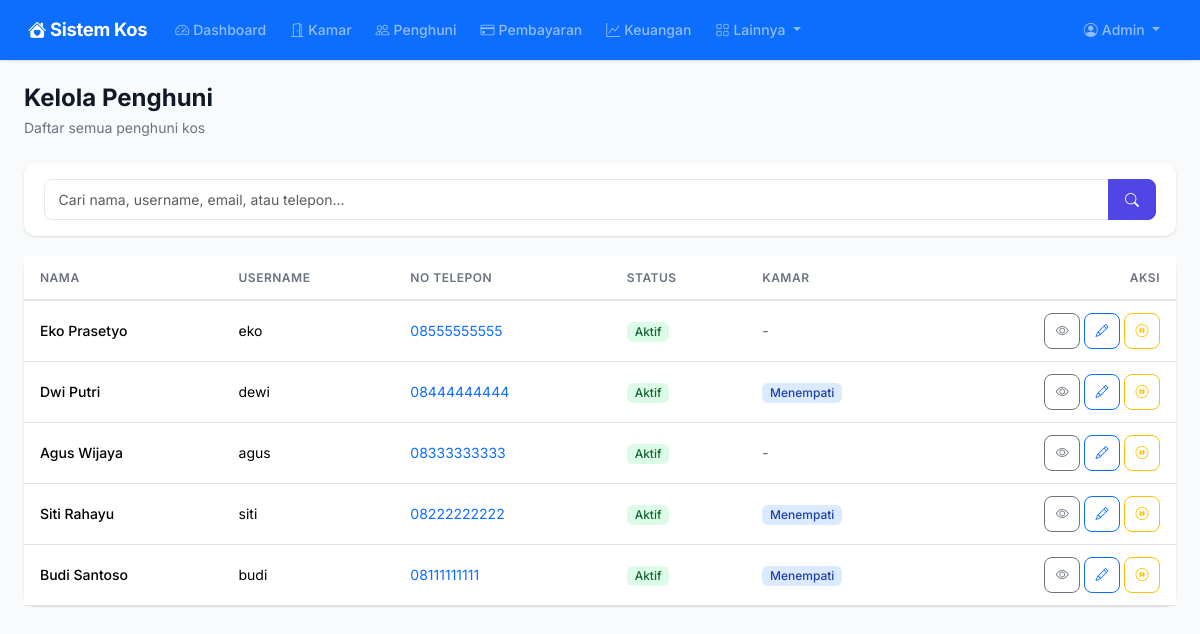
The app's page /clients/ (signed in), older data.
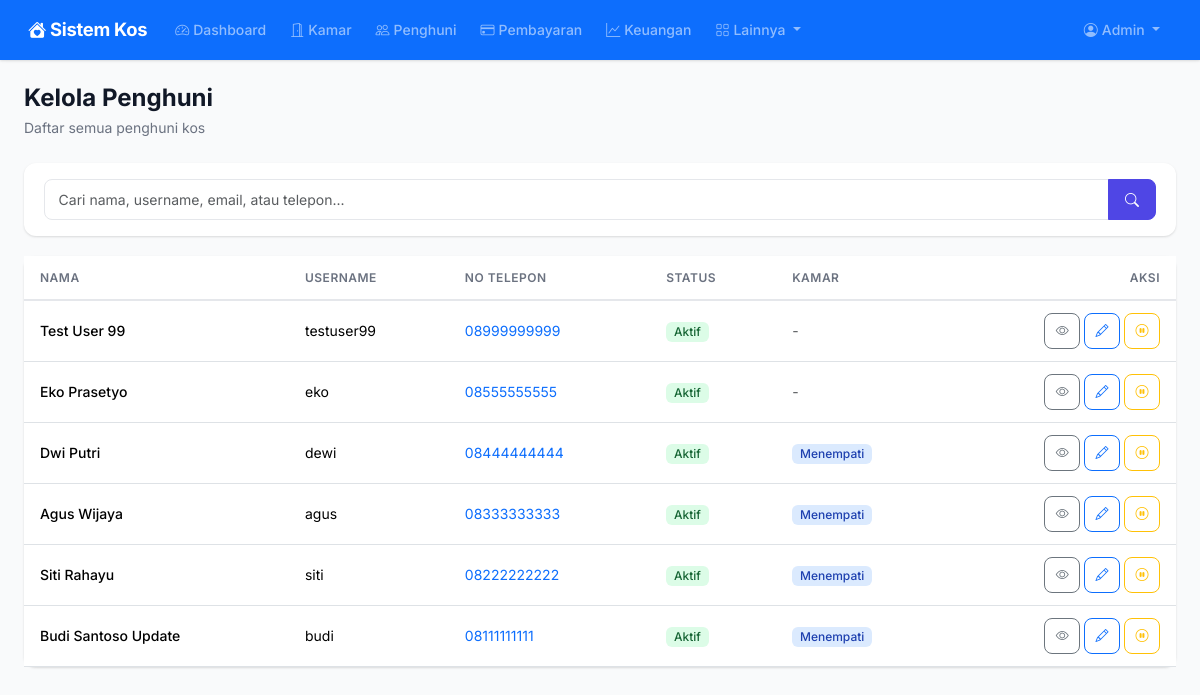
The same page, newer data.
### models.py (models this page shows, shortened)
class User(UserMixin, db.Model):
    __tablename__ = "users"
    id = db.Column(db.Integer, primary_key=True)
    username = db.Column(db.String(80), unique=True, nullable=False)
    email = db.Column(db.String(120), unique=True, nullable=False)
    password_hash = db.Column(db.String(256), nullable=False)
    role = db.Column(db.String(20), nullable=False, default="client")
    nama_lengkap = db.Column(db.String(150), nullable=False)
    no_telepon = db.Column(db.String(20))
    alamat = db.Column(db.Text)
    is_active = db.Column(db.Boolean, default=True)
    created_at = db.Column(db.DateTime, default=datetime.utcnow)
    bookings = db.relationship("Booking", backref="client", lazy="dynamic")
    notifications = db.relationship("Notification", backref="user", lazy="dynamic")

### routes/clients.py (the view, shortened to what this page needs)
@clients_bp.route("/")
@login_required
def index():
    if current_user.role not in ("admin", "management"):
        flash("Akses ditolak.", "danger")
        return redirect(url_for("dashboard.index"))
    search = request.args.get("search", "").strip()
    query = User.query.filter_by(role="client")
    clients = query.order_by(User.created_at.desc()).all()
    aktif_ids = [b.user_id for b in Booking.query.filter_by(status="aktif").all()]
    return render_template("clients/index.html", clients=clients, aktif_ids=aktif_ids)

### app.py (called while the page is built)
def create_app():
    app = Flask(__name__)
    app.config.from_object("config.Config")
    db.init_app(app)
    login_manager.init_app(app)
    csrf.init_app(app)
    login_manager.login_view = "auth.login"
    login_manager.login_message = "Silakan login terlebih dahulu."
    from models import User
    @login_manager.user_loader
    def load_user(user_id):
        return User.query.get(int(user_id))
    @app.context_processor
    def inject_now():
        from datetime import datetime
        return {"now": datetime.now()}
    @app.context_processor
    def inject_utility():
        from datetime import date
        return {"date_today": date.today()}
    from routes import register_routes
    register_routes(app)
    with app.app_context():
        db.create_all()
    return app

### templates/clients/index.html (shortened to what this page needs)
{% extends "base.html" %}
{% block content %}
<div class="page-header d-flex flex-wrap justify-content-between align-items-center">
    <div>
        <h1>Kelola Penghuni</h1>
        <p>Daftar semua penghuni kos</p>
    </div>
</div>
<form method="GET" action="{{ url_for('clients.index') }}">
    <div class="filter-bar">
        <div class="input-group" style="min-width:280px">
            <input type="text" name="search" class="form-control" placeholder="Cari nama, username, email, atau telepon..." value="{{ request.args.get('search', '') }}">
            <button class="btn btn-primary" type="submit"><i class="bi bi-search"></i></button>
        </div>
    </div>
</form>
{% if clients %}
<div class="card border-0">
    <div class="table-responsive">
        <table class="table table-hover">
            <thead>
                <tr>
                    <th>Nama</th>
                    <th>Username</th>
                    <th>No Telepon</th>
                    <th>Status</th>
                    <th>Kamar</th>
                    <th class="text-end">Aksi</th>
                </tr>
            </thead>
            <tbody>
                {% for client in clients %}
                <tr>
                    <td class="fw-medium">{{ client.nama_lengkap }}</td>
                    <td>{{ client.username }}</td>
                    <td>
                        {% if client.no_telepon %}
                        <a href="tel:{{ client.no_telepon }}" class="text-decoration-none">{{ client.no_telepon }}</a>
                        {% else %}
                        <span class="text-muted">-</span>
                        {% endif %}
                    </td>
                    <td>
                        {% if client.is_active %}
                        <span class="badge badge-success">Aktif</span>
                        {% else %}
                        <span class="badge badge-danger">Tidak Aktif</span>
                        {% endif %}
                    </td>
                    <td>
                        {% if client.id in aktif_ids %}
                        <span class="badge badge-info">Menempati</span>
                        {% else %}
                        <span class="text-muted">-</span>
                        {% endif %}
                    </td>
                    <td class="text-end">
                        <a href="{{ url_for('clients.detail', id=client.id) }}" class="btn btn-sm btn-outline-secondary btn-icon" title="Detail">
                            <i class="bi bi-eye"></i>
                        </a>
                        <a href="{{ url_for('clients.edit', id=client.id) }}" class="btn btn-sm btn-outline-primary btn-icon" title="Edit">
                            <i class="bi bi-pencil"></i>
                        </a>
                        <form method="POST" action="{{ url_for('clients.nonaktifkan', id=client.id) }}" class="d-inline">
                            <button type="submit" class="btn btn-sm btn-outline-{{ 'warning' if client.is_active else 'success' }} btn-icon" title="{{ 'Nonaktifkan' if client.is_active else 'Aktifkan' }}">
                                <i class="bi bi-{{ 'pause-circle' if client.is_active else 'play-circle' }}"></i>
                            </button>
                        </form>
                    </td>
                </tr>
                {% endfor %}
            </tbody>
        </table>
    </div>
</div>
{% endif %}
{% endblock %}

Row changes from the older to the newer data that the page shows:
added User: nama_lengkap "Test User 99", username "testuser99", no_telepon "08999999999", is_active "Aktif"
changed User "Agus Wijaya": text "-" → "Menempati"
changed User "budi": nama_lengkap "Budi Santoso" → "Budi Santoso Update"
